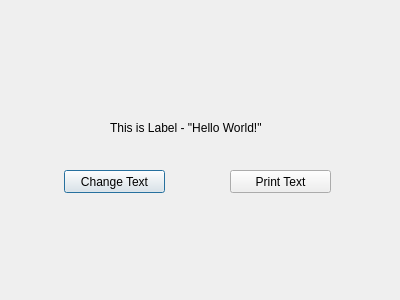
<?xml version="1.0" encoding="UTF-8"?>
<ui version="4.0">
 <class>Dialog</class>
 <widget class="QDialog" name="Dialog">
  <property name="geometry">
   <rect>
    <x>0</x>
    <y>0</y>
    <width>400</width>
    <height>300</height>
   </rect>
  </property>
  <property name="windowTitle">
   <string>Dialog</string>
  </property>
  <widget class="QLabel" name="label">
   <property name="geometry">
    <rect>
     <x>110</x>
     <y>120</y>
     <width>171</width>
     <height>16</height>
    </rect>
   </property>
   <property name="text">
    <string>This is Label - &quot;Hello World!&quot;</string>
   </property>
  </widget>
  <widget class="QPushButton" name="btnChangeText">
   <property name="geometry">
    <rect>
     <x>64</x>
     <y>170</y>
     <width>101</width>
     <height>23</height>
    </rect>
   </property>
   <property name="text">
    <string>Change Text</string>
   </property>
  </widget>
  <widget class="QPushButton" name="btnPrintText">
   <property name="geometry">
    <rect>
     <x>230</x>
     <y>170</y>
     <width>101</width>
     <height>23</height>
    </rect>
   </property>
   <property name="text">
    <string>Print Text</string>
   </property>
  </widget>
 </widget>
 <resources/>
 <connections/>
</ui>
